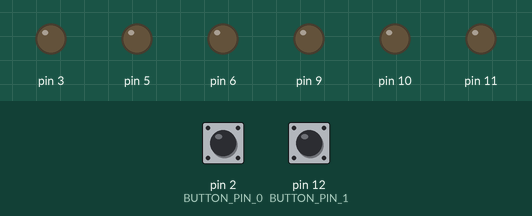
A sketch run on a simulated Arduino Uno, built with avr-gcc and run on an emulated ATmega328P. On the bench: output pins drawn as LEDs (lit = HIGH). Inputs (shaded band) come from the test bench; at power-on: pin 2 (BUTTON_PIN_0) HIGH, pin 12 (BUTTON_PIN_1) HIGH.

Above: at 1.2 s.
1.3 s: pin 2 (BUTTON_PIN_0) pulled LOW for 0.15 s
3.5 s: pin 12 (BUTTON_PIN_1) pulled LOW for 0.15 s
5.7 s: pin 2 (BUTTON_PIN_0) pulled LOW for 1 s
Timing chart, 0 to 6.3 s (numbered marks = the images above; inputs shaded):
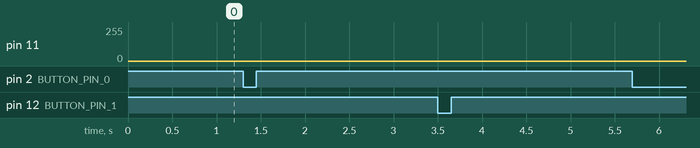

The sketch:

physics_based_led_effect.ino
```cpp
#include "FixedVector.h"
#include "Light.h"
#include "Button.h"

constexpr int maxBrightness {255};
const float speed {8.0f};
const float fadeDistance {0.8f};

constexpr int BUTTON_PIN_0 {2};
constexpr int BUTTON_PIN_1 {12};

int ledPins[] {3, 5, 6, 9, 10, 11};
constexpr int ledCount {sizeof(ledPins) / sizeof(int)};

Button btnLeft {BUTTON_PIN_0};
Button btnRight {BUTTON_PIN_1};

// Set max size to 100. Assuming there will be no light objects exist more than 100 at the same time.
FixedVector<100, Light> lights;

void setup()
{
  Serial.begin(9600);

  pinMode(BUTTON_PIN_0, INPUT_PULLUP);
  pinMode(BUTTON_PIN_1, INPUT_PULLUP);

  for (int i {0}; i < ledCount; ++i)
  {
    pinMode(ledPins[i], OUTPUT);
  }
}

// sets each LED’s brightness by distance to the virtual light
int calculatePwm(float position, float light)
{
  float distance {abs(position - light)};
  return constrain((-maxBrightness / fadeDistance) * distance + maxBrightness, 0, maxBrightness);
}

void loop()
{
  // Calculating elapsed time between two loop function calls
  static unsigned long previous_time_micros {};
  unsigned long current_time_micros {micros()};
  float delta_time {(current_time_micros - previous_time_micros) / 1000000.0f}; // Converting microseconds to seconds by dividing 1000000.
  previous_time_micros = current_time_micros;
  // ********************************************************

  if (btnLeft.isClicked())
    lights.add(Light{0.0f, speed}); // Set position to leftmost LED's position. set velocity direction to the right.

  if (btnRight.isClicked())
    lights.add(Light{ledCount - 1.0f, -speed}); // Set position to rightmost LED's position. set velocity direction to the left.

  for (int i {0}; i < lights.len(); ++i)
  {
    lights[i].movePosition(delta_time);
    float currentPosition = lights[i].position;
    if (currentPosition < -1.0f || currentPosition > ledCount)
      lights.remove(i);
  }

  for (int led {0}; led < ledCount; ++led)
  {
    int maxPwm {0};
    for (int point {0}; point < lights.len(); ++point)
    {
      int currentPwm {calculatePwm(led, lights[point].position)};
      if (currentPwm > maxPwm)
        maxPwm = currentPwm;
    }
    analogWrite(ledPins[led], maxPwm);
  }
}
```

Button.cpp
```cpp
#include "Button.h"
#include <Arduino.h>

Button::Button(int _pin) : pin {_pin}
{
}

Button::Button(int _pin, bool isPullup) : pin {_pin}, is_pullup {isPullup}
{
}

Button::Button(int _pin, bool isPullup, unsigned long debounceIntervalMs)
  : pin {_pin}, is_pullup {isPullup}, debounce_interval {debounceIntervalMs}
{
}

bool Button::isClicked()
{
  bool clicked {false};
  unsigned long current_time {millis()};
  if (current_time - last_check > debounce_interval)
  {
    last_check = current_time;
    int raw {digitalRead(pin)};
    int current_state {is_pullup ? !raw : raw};
    clicked = (current_state == 1 && previous_state == 0);
    previous_state = current_state;
  }
  return clicked;
}
```

Button.h
```cpp
#ifndef BUTTON_H
#define BUTTON_H

class Button
{
private:
  bool is_pullup {true};
  unsigned long debounce_interval {20}; // miliseconds
  unsigned long last_check {0};
  int previous_state {0};
  int pin {};

public:
  Button(int _pin);
  Button(int _pin, bool isPullup);
  Button(int _pin, bool isPullup, unsigned long debounceIntervalMs);

  bool isClicked();
};

#endif
```

FixedVector.h
```cpp
/* * A minimalist, custom fixed-size list implementation designed to avoid dynamic memory
 * allocation (heap fragmentation) on the Arduino.
 * * LIMITATIONS:
 * 1. Fixed capacity: defined by maxSize template argument.
 * 2. Unsafe Access: operator[] does NOT perform bounds checking.
 * 3. Inefficient Removal: remove() is O(N) complexity (shifts elements).
 * * Use with caution. For more complex needs, consider an Arduino-compatible Vector library.
 */

#ifndef FIXED_VECTOR_H
#define FIXED_VECTOR_H

#include <Arduino.h>

template<int maxSize, typename T>
class FixedVector
{
private:
    int length {0};
    T arr[maxSize];

public:
    FixedVector()
    {
    }

    void add(T item)
    {
        if (length >= maxSize)
            return;

        arr[length] = item;
        ++length;
    }

    void remove(int index)
    {
        if (index >= length || index < 0) return;

        for (int i {index}; i < length - 1; ++i)
            arr[i] = arr[i + 1];

        --length;
    }

    T& operator[](int index)
    {
        return arr[index];
    }

    int len()
    {
        return length;
    }

    void clear()
    {
        length = 0;
    }
};

#endif
```

Light.cpp
```cpp
#include "Light.h"

Light::Light()
{
}

Light::Light(float _position, float _velocity) : position {_position}, velocity {_velocity}
{
}

void Light::movePosition(float delta_time)
{
  position += velocity * delta_time;
}
```

Light.h
```cpp
#ifndef LIGHT_H
#define LIGHT_H

class Light
{
public:
  float position {};
  float velocity {};

  Light();
  Light(float _position, float _velocity);

  void movePosition(float delta_time);
};

#endif
```
